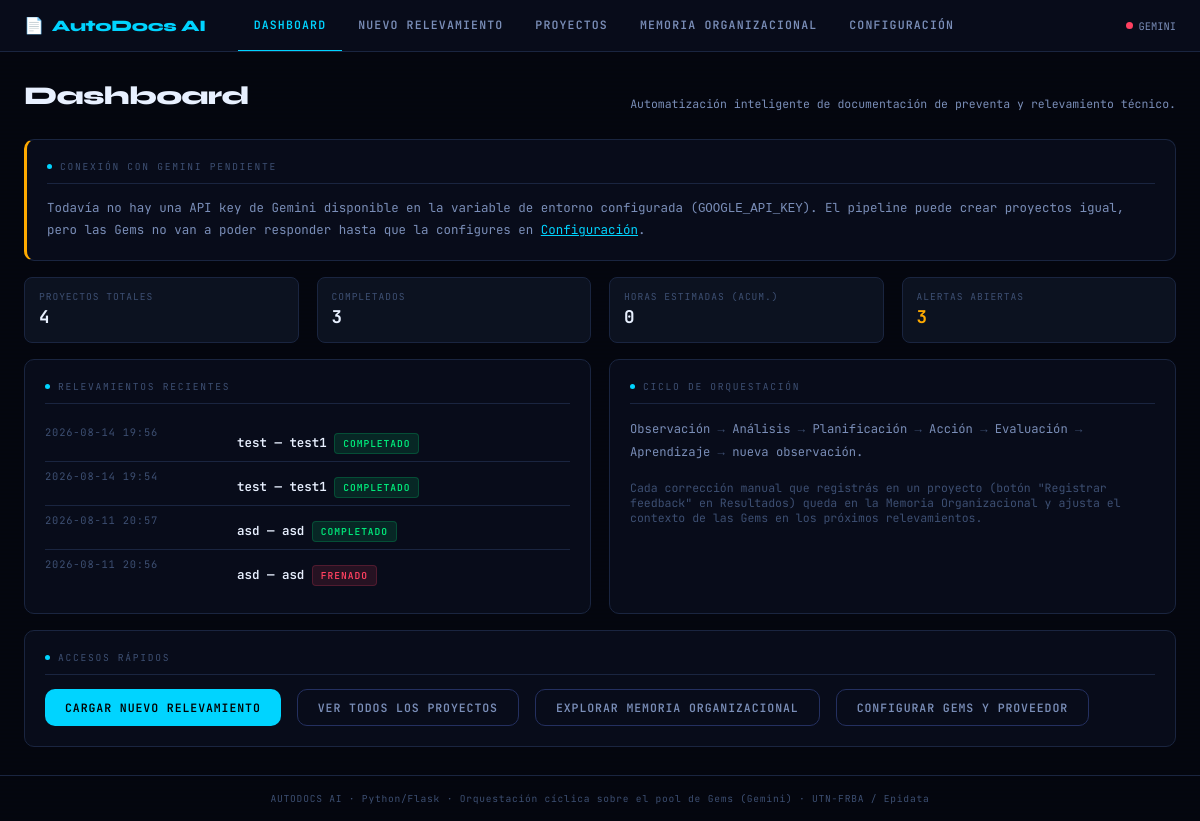
The app's page /, older data.
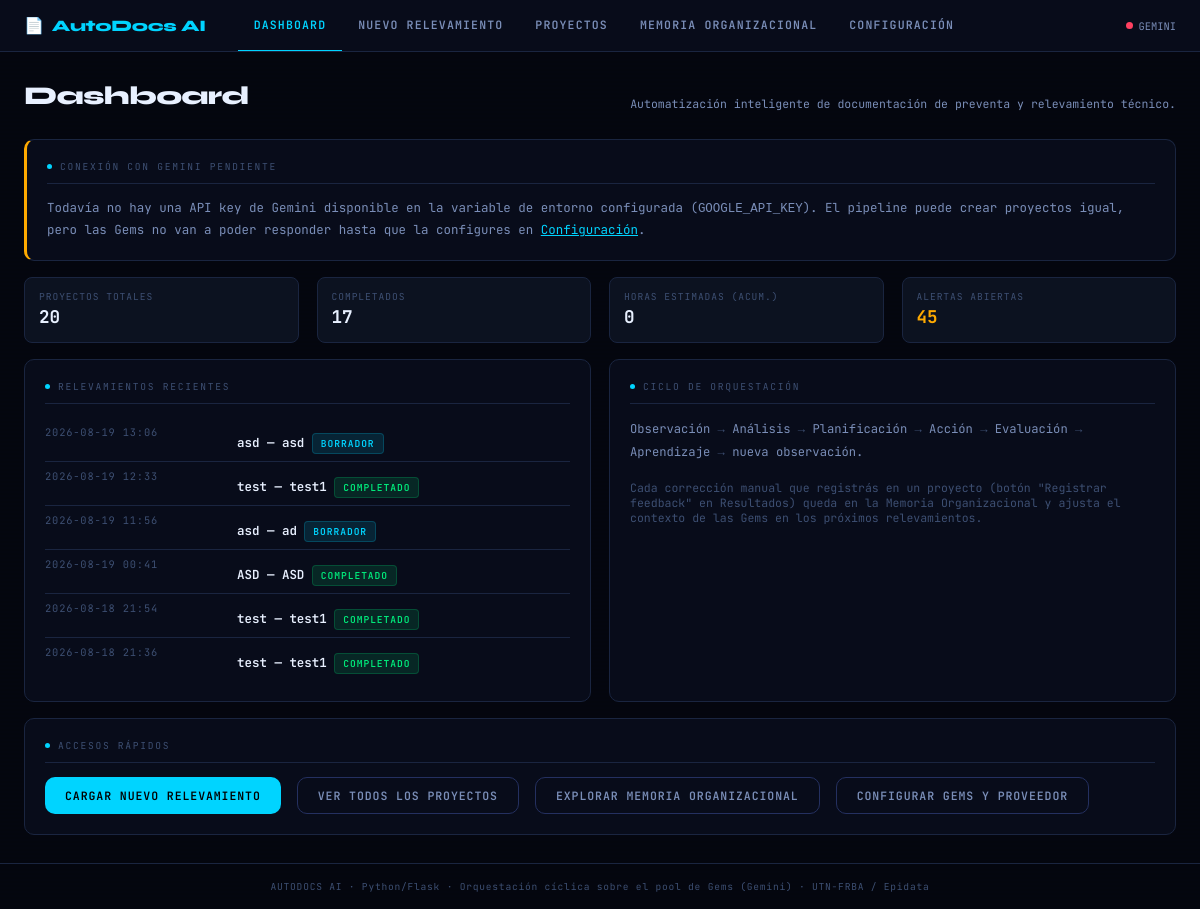
The same page, newer data.
### tables this page shows
CREATE TABLE proyectos (
    id                      INTEGER PRIMARY KEY AUTOINCREMENT,
    cliente                 TEXT NOT NULL,
    proceso                 TEXT NOT NULL,
    tecnologia              TEXT,       -- UiPath / Power Automate / Rocketbot / Make.com...
    criticidad              TEXT,       -- Baja / Media / Alta
    presupuesto_hs          REAL,
    analista                TEXT,
    transcripcion_original  TEXT,
    transcripcion_sanitizada TEXT,
    reemplazos_pii          INTEGER DEFAULT 0,
    flujo_estructurado      TEXT,       -- JSON: salida del Agente de Ingesta
    estado                  TEXT DEFAULT 'borrador',  -- borrador|procesando|completado|frenado|error
    motivo_freno            TEXT,       -- si estado = 'frenado' (Límite Operativo de Entrada)
    creado                  TEXT DEFAULT CURRENT_TIMESTAMP,
    actualizado             TEXT DEFAULT CURRENT_TIMESTAMP
);

### ui/app.py (the view)
    @app.route("/")
    def dashboard():
        stats = ProyectoRepository.dashboard_stats()
        key_status = ConfigManager.key_status()
        return render_template("index.html", stats=stats, key_status=key_status)

### core/config_manager.py (called while the page is built)
    @staticmethod
    def key_status() -> dict:
        cfg = ConfigManager.load()
        status = {}
        for pname in ["gemini"]:
            pcfg = cfg["providers"].get(pname, {})
            env_var = pcfg.get("env_key_name", "")
            key_val = os.getenv(env_var, "").strip() if env_var else ""
            status[pname] = {"ok": bool(key_val), "env_var": env_var}
        return status

### core/db.py (called while the page is built)
def get_conn() -> sqlite3.Connection:
    DB_PATH.parent.mkdir(exist_ok=True)
    conn = sqlite3.connect(DB_PATH)
    conn.row_factory = sqlite3.Row
    conn.execute("PRAGMA foreign_keys = ON")
    return conn

### ui/templates/index.html (shortened to what this page needs)
{% extends "base.html" %}
{% block content %}
<div class="page-header">
  <h1>Dashboard</h1>
  <p>Automatización inteligente de documentación de preventa y relevamiento técnico.</p>
</div>
{% if not key_status.gemini.ok %}
<div class="panel mb-4" style="border-left:3px solid var(--amber)">
  <div class="panel-title"><span class="dot"></span>Conexión con Gemini pendiente</div>
  <p style="font-size:.78rem; color:var(--text-mid); line-height:1.6">
    Todavía no hay una API key de Gemini disponible en la variable de entorno configurada
    (<code>{{ key_status.gemini.env_var }}</code>). El pipeline puede crear proyectos igual,
    pero las Gems no van a poder responder hasta que la configures en
    <a href="/configuracion" style="color:var(--cyan)">Configuración</a>.
  </p>
</div>
{% endif %}
<div class="grid-4 mb-4">
  <div class="chip">
    <span class="chip-label">Proyectos totales</span>
    <span class="chip-value">{{ stats.total_proyectos }}</span>
  </div>
  <div class="chip">
    <span class="chip-label">Completados</span>
    <span class="chip-value">{{ stats.completados }}</span>
  </div>
  <div class="chip">
    <span class="chip-label">Horas estimadas (acum.)</span>
    <span class="chip-value">{{ stats.horas_estimadas }}</span>
  </div>
  <div class="chip">
    <span class="chip-label">Alertas abiertas</span>
    <span class="chip-value" style="{% if stats.alertas_abiertas %}color:var(--amber){% endif %}">{{ stats.alertas_abiertas }}</span>
  </div>
</div>
<div class="grid-2 mb-4">
  <div class="panel">
    <div class="panel-title"><span class="dot"></span>Relevamientos recientes</div>
    {% if stats.recientes %}
      {% for p in stats.recientes %}
      <div class="kv">
        <div class="kv-key">{{ p.creado[:16] }}</div>
        <div class="kv-val">
          <a href="{% if p.estado == 'completado' %}/resultado/{{ p.id }}{% else %}/procesamiento/{{ p.id }}{% endif %}" style="color:var(--text-hi); text-decoration:none">
            {{ p.cliente }} — {{ p.proceso }}
          </a>
          {% if p.estado == 'completado' %}<span class="tag tag-green mt-2">Completado</span>
          {% elif p.estado == 'frenado' %}<span class="tag tag-red mt-2">Frenado</span>
          {% elif p.estado == 'procesando' %}<span class="tag tag-amber mt-2">Procesando</span>
          {% else %}<span class="tag tag-cyan mt-2">Borrador</span>{% endif %}
        </div>
      </div>
      {% endfor %}
    {% else %}
      <p class="result-box empty">Todavía no cargaste ningún relevamiento. Empezá por "Nuevo Relevamiento".</p>
    {% endif %}
  </div>
  <div class="panel">
    <div class="panel-title"><span class="dot"></span>Ciclo de orquestación</div>
    <p style="font-size:.76rem; color:var(--text-mid); line-height:1.9">
      Observación <span style="color:var(--text-lo)">→</span>
      Análisis <span style="color:var(--text-lo)">→</span>
      Planificación <span style="color:var(--text-lo)">→</span>
      Acción <span style="color:var(--text-lo)">→</span>
      Evaluación <span style="color:var(--text-lo)">→</span>
      Aprendizaje <span style="color:var(--text-lo)">→</span> nueva observación.
    </p>
    <p class="mt-4" style="font-size:.72rem; color:var(--text-lo)">
      Cada corrección manual que registrás en un proyecto (botón "Registrar feedback" en
      Resultados) queda en la Memoria Organizacional y ajusta el contexto de las Gems en
      los próximos relevamientos.
    </p>
  </div>
</div>
<div class="panel">
  <div class="panel-title"><span class="dot"></span>Accesos rápidos</div>
  <div class="flex gap-4 wrap">
    <a href="/relevamiento/nuevo" class="btn btn-primary">Cargar nuevo relevamiento</a>
    <a href="/proyectos" class="btn btn-secondary">Ver todos los proyectos</a>
    <a href="/memoria" class="btn btn-secondary">Explorar memoria organizacional</a>
    <a href="/configuracion" class="btn btn-secondary">Configurar Gems y proveedor</a>
  </div>
</div>
{% endblock %}

Row changes from the older to the newer data that the page shows:
no longer on this page (row unchanged): proyectos: creado "2026-08-14 19:56", cliente "test", proceso "test1", estado "COMPLETADO"
no longer on this page (row unchanged): proyectos: creado "2026-08-14 19:54", cliente "test", proceso "test1", estado "COMPLETADO"
no longer on this page (row unchanged): proyectos: creado "2026-08-11 20:57", cliente "asd", proceso "asd", estado "COMPLETADO"
no longer on this page (row unchanged): proyectos: creado "2026-08-11 20:56", cliente "asd", proceso "asd", estado "FRENADO"
added proyectos: creado "2026-08-19 13:06", cliente "asd", proceso "asd", estado "BORRADOR"
added proyectos: creado "2026-08-19 12:33", cliente "test", proceso "test1", estado "COMPLETADO"
added proyectos: creado "2026-08-19 11:56", cliente "asd", proceso "ad", estado "BORRADOR"
added proyectos: creado "2026-08-19 00:41", cliente "ASD", proceso "ASD", estado "COMPLETADO"
added proyectos: creado "2026-08-18 21:54", cliente "test", proceso "test1", estado "COMPLETADO"
added proyectos: creado "2026-08-18 21:36", cliente "test", proceso "test1", estado "COMPLETADO"
Text that changed along with them:
{{ stats.total_proyectos }}: "4" → "20"
{{ stats.completados }}: "3" → "17"
{{ stats.alertas_abiertas }}: "3" → "45"
